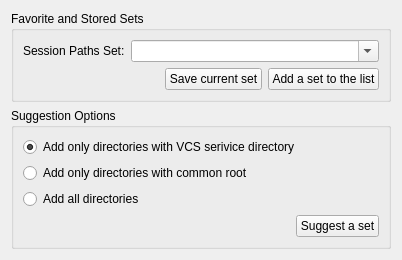
<?xml version="1.0" encoding="UTF-8"?>
<ui version="4.0">
 <class>SessionPathsSetsWidget</class>
 <widget class="QWidget" name="SessionPathsSetsWidget">
  <property name="geometry">
   <rect>
    <x>0</x>
    <y>0</y>
    <width>402</width>
    <height>237</height>
   </rect>
  </property>
  <property name="windowTitle">
   <string>Form</string>
  </property>
  <layout class="QGridLayout" name="gridLayout">
   <item row="1" column="0">
    <widget class="KButtonGroup" name="favGroup">
     <property name="title">
      <string>Favorite and Stored Sets</string>
     </property>
     <layout class="QVBoxLayout" name="verticalLayout_2">
      <item>
       <layout class="QHBoxLayout" name="lh2">
        <item>
         <widget class="QLabel" name="label">
          <property name="sizePolicy">
           <sizepolicy hsizetype="Fixed" vsizetype="Fixed">
            <horstretch>0</horstretch>
            <verstretch>0</verstretch>
           </sizepolicy>
          </property>
          <property name="text">
           <string>Session Paths Set:</string>
          </property>
         </widget>
        </item>
        <item>
         <widget class="KComboBox" name="setsList">
          <property name="sizePolicy">
           <sizepolicy hsizetype="Preferred" vsizetype="Fixed">
            <horstretch>0</horstretch>
            <verstretch>0</verstretch>
           </sizepolicy>
          </property>
          <property name="editable">
           <bool>true</bool>
          </property>
         </widget>
        </item>
       </layout>
      </item>
      <item>
       <layout class="QHBoxLayout" name="hl1">
        <item>
         <spacer name="hs1">
          <property name="orientation">
           <enum>Qt::Horizontal</enum>
          </property>
          <property name="sizeHint" stdset="0">
           <size>
            <width>40</width>
            <height>20</height>
           </size>
          </property>
         </spacer>
        </item>
        <item>
         <widget class="KPushButton" name="storeButton">
          <property name="text">
           <string>Save current set</string>
          </property>
         </widget>
        </item>
        <item>
         <widget class="KPushButton" name="addButton">
          <property name="text">
           <string>Add a set to the list</string>
          </property>
         </widget>
        </item>
       </layout>
      </item>
     </layout>
     <zorder>addButton</zorder>
    </widget>
   </item>
   <item row="2" column="0">
    <widget class="KButtonGroup" name="suggestionGroup">
     <property name="title">
      <string>Suggestion Options</string>
     </property>
     <layout class="QVBoxLayout" name="verticalLayout">
      <item>
       <widget class="QRadioButton" name="onlyVCS">
        <property name="text">
         <string>Add only directories with VCS serivice directory</string>
        </property>
        <property name="checked">
         <bool>true</bool>
        </property>
       </widget>
      </item>
      <item>
       <widget class="QRadioButton" name="onlyCommonRoot">
        <property name="text">
         <string>Add only directories with common root</string>
        </property>
       </widget>
      </item>
      <item>
       <widget class="QRadioButton" name="allPaths">
        <property name="text">
         <string>Add all directories</string>
        </property>
       </widget>
      </item>
      <item>
       <layout class="QHBoxLayout" name="hl3">
        <item>
         <spacer name="hs2">
          <property name="orientation">
           <enum>Qt::Horizontal</enum>
          </property>
          <property name="sizeHint" stdset="0">
           <size>
            <width>40</width>
            <height>20</height>
           </size>
          </property>
         </spacer>
        </item>
        <item>
         <widget class="KPushButton" name="guessButton">
          <property name="text">
           <string>Suggest a set</string>
          </property>
         </widget>
        </item>
       </layout>
      </item>
     </layout>
    </widget>
   </item>
  </layout>
 </widget>
 <customwidgets>
  <customwidget>
   <class>KButtonGroup</class>
   <extends>QGroupBox</extends>
   <header>kbuttongroup.h</header>
   <container>1</container>
  </customwidget>
  <customwidget>
   <class>KComboBox</class>
   <extends>QComboBox</extends>
   <header>kcombobox.h</header>
  </customwidget>
  <customwidget>
   <class>KPushButton</class>
   <extends>QPushButton</extends>
   <header>kpushbutton.h</header>
  </customwidget>
 </customwidgets>
 <resources/>
 <connections/>
</ui>
